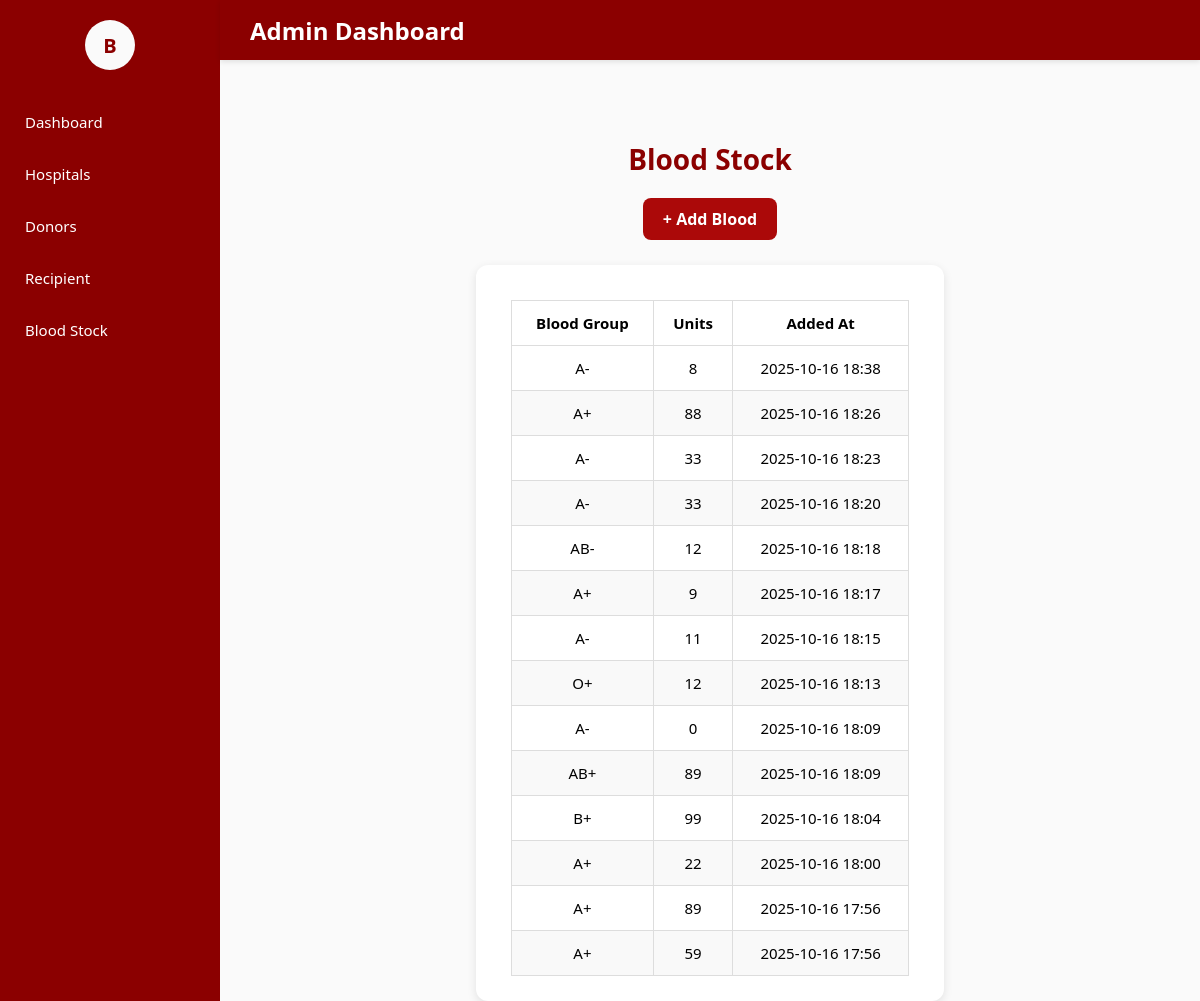
Page /dashboard/blood_stock/ (signed in) on the committed database.
### blood_bank_app/models.py (models this page shows, shortened)
class BloodStock(models.Model):
    BLOOD_GROUP_CHOICES = [
        ('A+', 'A+'), ('A-', 'A-'),
        ('B+', 'B+'), ('B-', 'B-'),
        ('AB+', 'AB+'), ('AB-', 'AB-'),
        ('O+', 'O+'), ('O-', 'O-'),
    ]
    bloodgroup = models.CharField(max_length=3, choices=BLOOD_GROUP_CHOICES)
    unit = models.PositiveIntegerField()
    added_at = models.DateTimeField(auto_now_add=True)

### blood_bank_app/views.py (the view)
# urls.py: path('dashboard/blood_stock/', views.blood_stock_dashboard, name='blood_stock_dashboard'),
@login_required
def blood_stock_dashboard(request):
    blood_stock = BloodStock.objects.all().order_by('-added_at')
    return render(request, 'blood_stock_dashboard.html', {
        'blood_stock': blood_stock
    })

### blood_bank_app/templates/blood_stock_dashboard.html (shortened to what this page needs)
{% extends 'master.html' %}
{% block content %}
<div class="sidebar">
    <div class="profile-container">
        <div class="profile-icon" onclick="toggleProfile()">
            {{ request.user.username|slice:":1"|upper }}
        </div>
    </div>
    <a href="{% url 'admin_dashboard' %}">Dashboard</a>
    <a href="{% url 'hospital_dashboard' %}">Hospitals</a>
    <a href="{% url 'donor_dashboard' %}">Donors</a>
    <a href="{% url 'recipient_dashboard' %}">Recipient</a>
    <a href="{% url 'blood_stock_dashboard' %}">Blood Stock</a>
</div>
<div class="topbar">
    Admin Dashboard
</div>
<div class="main-content">
    <h1>Blood Stock</h1>
    <a href="{% url 'add_blood' %}" class="add-blood-btn">+ Add Blood</a>
    {% if blood_stock %}
    <div class="section">
        <table>
            <thead>
                <tr>
                    <th>Blood Group</th>
                    <th>Units</th>
                    <th>Added At</th>
                </tr>
            </thead>
            <tbody>
                {% for blood in blood_stock %}
                <tr>
                    <td>{{ blood.bloodgroup }}</td>
                    <td>{{ blood.unit }}</td>
                    <td>{{ blood.added_at|date:"Y-m-d H:i" }}</td>
                </tr>
                {% endfor %}
            </tbody>
        </table>
    </div>
    {% else %}
        <p>No blood added yet.</p>
    {% endif %}
</div>
{% endblock %}

### blood_bank_app/templates/master.html (shortened to what this page needs)
<!DOCTYPE html>
<html lang="en">
<head>
    {% load static %}
    <link rel="stylesheet" href="{% static 'css/blood_bank.css' %}">
</head>
<body>
{% block content %}{% endblock %}
</body>
</html>

### blood_bank_app/static/css/blood_bank.css (style rules this page uses)
body { display: flex; flex-direction: column; justify-content: center; align-items: center; height: 100vh; margin: 0; background-color:#FAFAFA; }

### blood_bank_app/templates/blood_stock_dashboard.html (style rules this page uses)
body, html { margin: 0; padding: 0; font-family: 'Segoe UI', sans-serif; background: #FAFAFA; }
.sidebar { width: 220px; background-color: #8B0000; color: white; position: fixed; top: 0; bottom: 0; left: 0; padding-top: 20px; z-index: 50; }
.sidebar a { display: block; color: white; text-decoration: none; padding: 12px 25px; margin: 8px 0; border-radius: 6px; font-weight: 500; font-size: 15px; transition: 0.2s; }
.profile-container { display: flex; flex-direction: column; align-items: center; margin-bottom: 30px; position: relative; }
.profile-icon { width: 50px; height: 50px; border-radius: 50%; background-color: #FAFAFA; color: #8B0000; font-size: 20px; font-weight: bold; cursor: pointer; display: flex; justify-content: center; align-items: center; }
.topbar { position: fixed; left: 220px; right: 0; top: 0; height: 60px; background-color: #8B0000; color: #fff; display: flex; align-items: center; padding-left: 30px; font-size: 1.5em; font-weight: 600; box-shadow: 0 2px 5px rgba(0,0,0,0.1); z-index: 90; }
.main-content { margin-left: 220px; padding: 140px 40px 40px 40px; display: flex; flex-direction: column; align-items: center; box-sizing: border-box; min-height: calc(100vh - 140px); }
.main-content h1 { margin-top: 0; margin-bottom: 20px; font-size: 28px; color: #8B0000; text-align: center; }
.add-blood-btn { display: inline-block; margin-bottom: 25px; background-color: #ab0909; color: white; padding: 10px 20px; border-radius: 8px; text-decoration: none; font-weight: 600; transition: background-color 0.3s ease; }
.section { width: 100%; max-width: 900px; background: white; border-radius: 12px; padding: 25px 35px; box-shadow: 0 3px 10px rgba(0,0,0,0.1); }
table { width: 100%; border-collapse: collapse; margin-top: 10px; }
th, td { border: 1px solid #ddd; padding: 12px; text-align: center; font-size: 15px; }
tr:nth-child(even) { background-color: #f9f9f9; }

### rows in the picture
BloodStock: bloodgroup "A-", unit "8", added_at "2025-10-16 18:38"
BloodStock: bloodgroup "A+", unit "88", added_at "2025-10-16 18:26"
BloodStock: bloodgroup "A-", unit "33", added_at "2025-10-16 18:23"
BloodStock: bloodgroup "A-", unit "33", added_at "2025-10-16 18:20"
BloodStock: bloodgroup "AB-", unit "12", added_at "2025-10-16 18:18"
BloodStock: bloodgroup "A+", unit "9", added_at "2025-10-16 18:17"
BloodStock: bloodgroup "A-", unit "11", added_at "2025-10-16 18:15"
BloodStock: bloodgroup "O+", unit "12", added_at "2025-10-16 18:13"
BloodStock: bloodgroup "A-", unit "0", added_at "2025-10-16 18:09"
BloodStock: bloodgroup "AB+", unit "89", added_at "2025-10-16 18:09"
BloodStock: bloodgroup "B+", unit "99", added_at "2025-10-16 18:04"
BloodStock: bloodgroup "A+", unit "22", added_at "2025-10-16 18:00"
BloodStock: bloodgroup "A+", unit "89", added_at "2025-10-16 17:56"
BloodStock: bloodgroup "A+", unit "59", added_at "2025-10-16 17:56"

### other values in the picture
{{ request.user.username|slice:":1"|upper }} "B"
